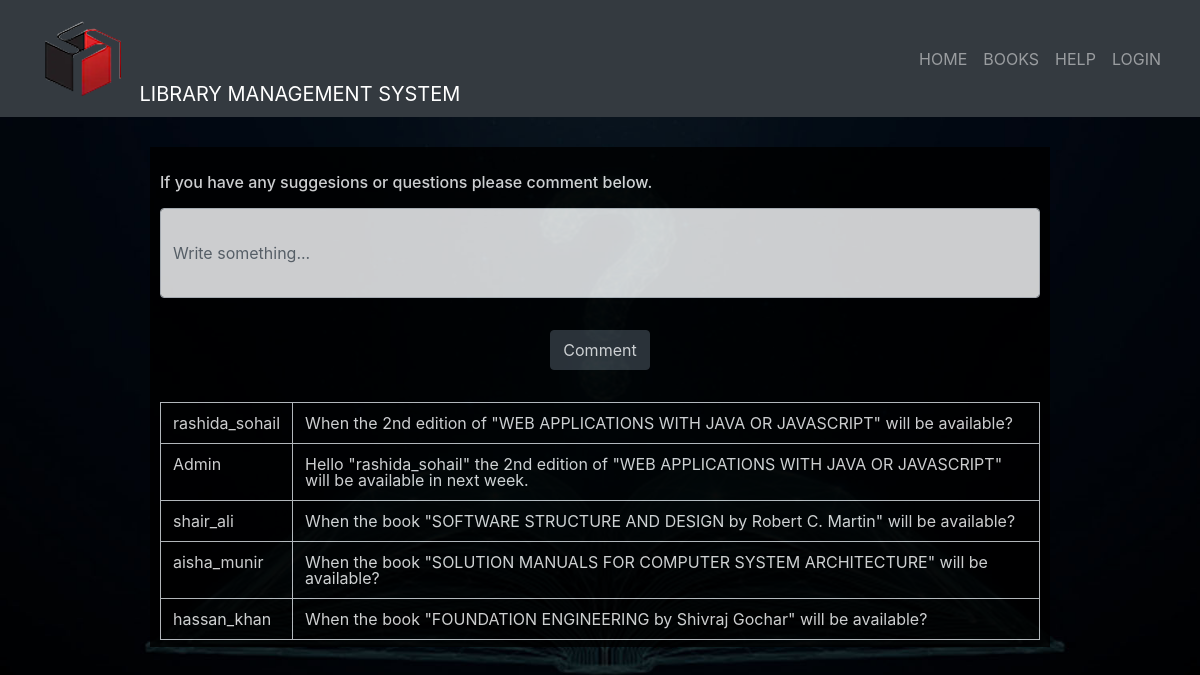
Screenshot of /student/help.php with the database file from the repository.
### tables this page shows
CREATE TABLE `comments` (
  `id` int(50) NOT NULL,
  `username` varchar(100) NOT NULL,
  `comment` varchar(500) NOT NULL
);

### student/help.php (the view, shortened to what this page needs)
<?php
 include "connection.php";
 include "navbar.php";
?>
<!DOCTYPE html>
<html>
<head>
	<link rel="stylesheet" type="text/css" href="style.css">
</head>
<body>
	<div class="feedback_wrapper">
	<br>
		<h4>If you have any suggesions or questions please comment below.</h4>
		<br>
		<form style="" action="" method="post">
			<input class="form-control" type="text" name="comment" placeholder="Write something..."><br><br>
			<input class="btn btn-dark" type="submit" name="submit" value="Comment" style="width: 100px; height: 40px; display: block;margin: 0 auto;">
		</form>
<br><br>
	<div class="scroll">
				<?php
				$q="SELECT * FROM `comments` ORDER BY `comments`.`id` ASC";
					$res=mysqli_query($db,$q);
					echo "<table class='table table-bordered'>";
					while ($row=mysqli_fetch_assoc($res))
					{
						echo "<tr>";
						    echo "<td>"; echo $row['username']; echo "</td>";
							echo "<td>"; echo $row['comment']; echo "</td>";
						echo "</tr>";
					}
		?>
	</div>
	</div>
</body>
</html>

### student/style.css (style rules this page uses)
html, body, div, span, object, iframe, h1, h2, h3, h4, h5, h6, p, blockquote, pre, abbr, address, cite, code, del, dfn, em, img, ins, kbd, q, samp, small, strong, sub, sup, var, b, i, dl, dt, dd, ol, ul, li, fieldset, form, label, legend, table, caption, tbody, tfoot, thead, tr, th, td, article, aside, canvas, details, figcaption, figure, footer, header, hgroup, menu, nav, section, summary, time, mark, audio, video { margin:0; padding:0; border:0; outline:0; font-size:100%; vertical-align:baseline; background:transparent; }
body { line-height:1; }
table { border-collapse:collapse; border-spacing:0; }
input, select { vertical-align:middle; }
input { height:25px; width:300px; }

### student/help.php (style rules this page uses)
body { height:720px; background-image:url("images/help.jpg"); background-size: 100% 750px; background-repeat: no-repeat; }
.feedback_wrapper { padding: 10px; margin: 30px auto; width:900px; height: 500px; background-color: black; opacity: .8; color: white; }
.form-control { height: 90px; width: 100%; }
.scroll { width: 100%; height: 300px; overflow: auto; }
td { color:white; }

### rows the page displays
comments: username "rashida_sohail", comment "When the 2nd edition of \"WEB APPLICATIONS WITH JAVA OR JAVASCRIPT\" will be available?"
comments: username "Admin", comment "Hello \"rashida_sohail\" the 2nd edition of \"WEB APPLICATIONS WITH JAVA OR JAVASCRIPT\" will be available in next week."
comments: username "shair_ali", comment "When the book \"SOFTWARE STRUCTURE AND DESIGN by Robert C. Martin\" will be available?"
comments: username "aisha_munir", comment "When the book \"SOLUTION MANUALS FOR COMPUTER SYSTEM ARCHITECTURE\" will be available?"
comments: username "hassan_khan", comment "When the book \"FOUNDATION ENGINEERING by Shivraj Gochar\" will be available?"
